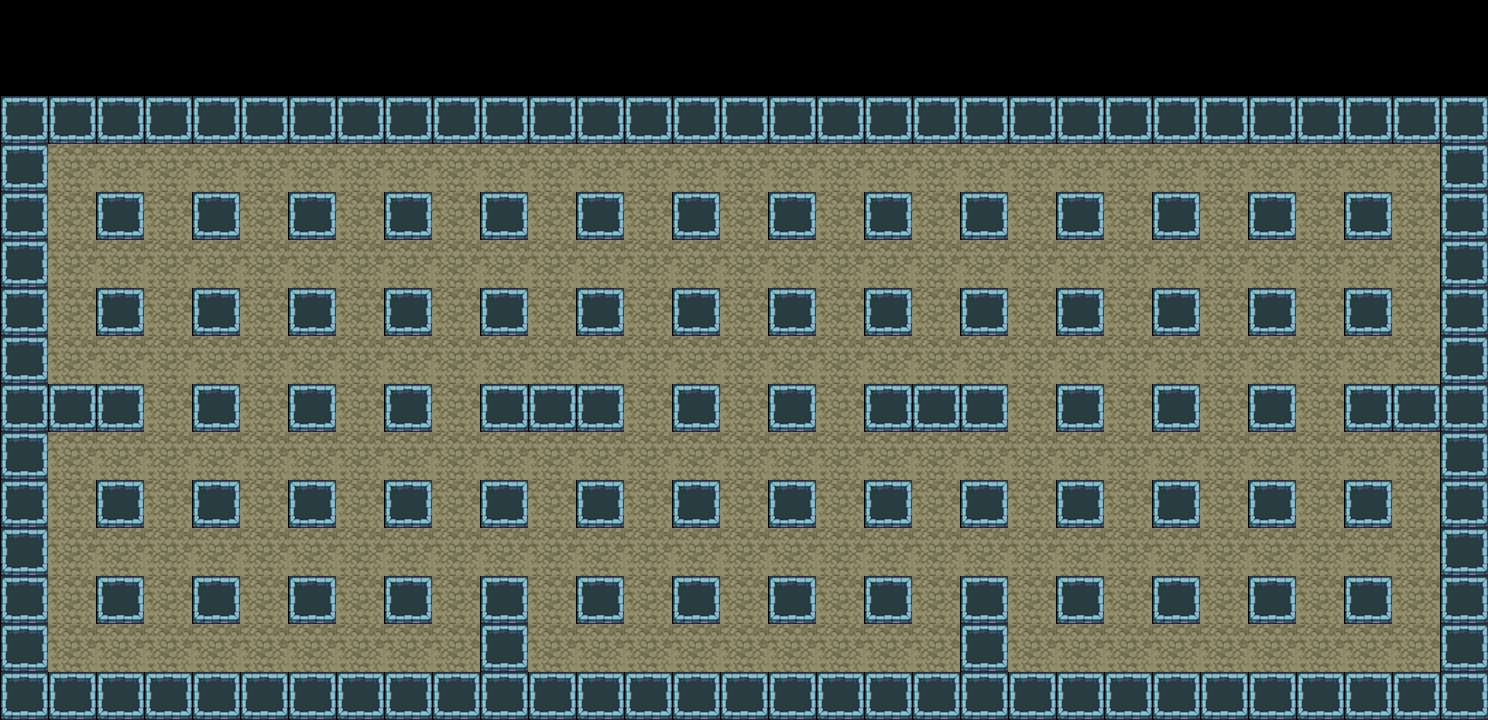

A 2D game scene composited from a Tiled map and its tileset images. What follows is a short description and the map's XML, with each tile layer's data collapsed to a summary:
An orthogonal 31x15 tile map with 48x48 px tiles, 1 tile layer (Tile Layer 1) and 167 objects (78x wall, 63x brick, 5x balloom_e, 4x around_wall, 3x speedItem, ...).

<map version="1.5" tiledversion="1.7.2" orientation="orthogonal" renderorder="right-down" width="31" height="15" tilewidth="48" tileheight="48" infinite="0" nextlayerid="8" nextobjectid="610">
 <tileset firstgid="1" name="classic" tilewidth="48" tileheight="48" tilecount="256" columns="16">
  <image source="classic.png" trans="ff00ff" width="768" height="768" />
 </tileset>
 <layer id="1" name="Tile Layer 1" width="31" height="15" locked="1">
  <data>[465 cells, 403 non-empty, 2 distinct tile ids]</data>
 </layer>
 <objectgroup id="3" name="Items">
  <object id="154" name="Item" type="speedItem" x="246" y="150" width="36" height="36" />
  <object id="156" name="Item" type="speedItem" x="486" y="534" width="36" height="36" />
  <object id="157" name="Item" type="speedItem" x="918" y="438" width="36" height="36" />
  <object id="158" name="Item" type="flameItem" x="1254" y="246" width="36" height="36" />
  <object id="160" name="Item" type="bombsItem" x="726" y="150" width="36" height="36" />
  <object id="161" name="Item" type="bombsItem" x="246" y="486" width="36" height="36" />
  <object id="162" name="Item" type="flamePassItem" x="54" y="630" width="36" height="36" />
  <object id="163" name="Item" type="flamePassItem" x="534" y="342" width="36" height="36" />
  <object id="164" name="Item" type="flamePassItem" x="726" y="582" width="36" height="36" />
  <object id="159" name="Item" type="flameItem" x="1062" y="630" width="36" height="36" />
  <object id="599" name="Item" type="portal" x="246" y="342" width="36" height="36" />
 </objectgroup>
 <objectgroup id="6" name="Bricks">
  <object id="528" name="brick" type="brick" x="48" y="624" width="48" height="48">
   <ellipse />
  </object>
  <object id="530" name="brick" type="brick" x="240" y="480" width="48" height="48">
   <ellipse />
  </object>
  <object id="531" name="brick" type="brick" x="240" y="144" width="48" height="48">
   <ellipse />
  </object>
  <object id="532" name="brick" type="brick" x="528" y="336" width="48" height="48">
   <ellipse />
  </object>
  <object id="533" name="brick" type="brick" x="480" y="528" width="48" height="48">
   <ellipse />
  </object>
  <object id="534" name="brick" type="brick" x="720" y="576" width="48" height="48">
   <ellipse />
  </object>
  <object id="535" name="brick" type="brick" x="912" y="432" width="48" height="48">
   <ellipse />
  </object>
  <object id="536" name="brick" type="brick" x="720" y="144" width="48" height="48">
   <ellipse />
  </object>
  <object id="537" name="brick" type="brick" x="1056" y="624" width="48" height="48">
   <ellipse />
  </object>
  <object id="539" name="brick" type="brick" x="1248" y="240" width="48" height="48">
   <ellipse />
  </object>
  <object id="540" name="brick" type="brick" x="48" y="240" width="48" height="48">
   <ellipse />
  </object>
  <object id="541" name="brick" type="brick" x="144" y="144" width="48" height="48">
   <ellipse />
  </object>
  <object id="542" name="brick" type="brick" x="96" y="240" width="48" height="48">
   <ellipse />
  </object>
  <object id="543" name="brick" type="brick" x="144" y="240" width="48" height="48">
   <ellipse />
  </object>
  <object id="544" name="brick" type="brick" x="48" y="432" width="48" height="48">
   <ellipse />
  </object>
  <object id="545" name="brick" type="brick" x="144" y="528" width="48" height="48">
   <ellipse />
  </object>
  <object id="546" name="brick" type="brick" x="240" y="336" width="48" height="48">
   <ellipse />
  </object>
  <object id="547" name="brick" type="brick" x="336" y="240" width="48" height="48">
   <ellipse />
  </object>
  <object id="548" name="brick" type="brick" x="432" y="432" width="48" height="48">
   <ellipse />
  </object>
  <object id="549" name="brick" type="brick" x="384" y="624" width="48" height="48">
   <ellipse />
  </object>
  <object id="550" name="brick" type="brick" x="432" y="624" width="48" height="48">
   <ellipse />
  </object>
  <object id="551" name="brick" type="brick" x="384" y="528" width="48" height="48">
   <ellipse />
  </object>
  <object id="552" name="brick" type="brick" x="240" y="624" width="48" height="48">
   <ellipse />
  </object>
  <object id="553" name="brick" type="brick" x="624" y="240" width="48" height="48">
   <ellipse />
  </object>
  <object id="554" name="brick" type="brick" x="480" y="336" width="48" height="48">
   <ellipse />
  </object>
  <object id="555" name="brick" type="brick" x="576" y="336" width="48" height="48">
   <ellipse />
  </object>
  <object id="556" name="brick" type="brick" x="528" y="288" width="48" height="48">
   <ellipse />
  </object>
  <object id="558" name="brick" type="brick" x="528" y="480" width="48" height="48">
   <ellipse />
  </object>
  <object id="559" name="brick" type="brick" x="528" y="528" width="48" height="48">
   <ellipse />
  </object>
  <object id="560" name="brick" type="brick" x="720" y="336" width="48" height="48">
   <ellipse />
  </object>
  <object id="561" name="brick" type="brick" x="720" y="288" width="48" height="48">
   <ellipse />
  </object>
  <object id="562" name="brick" type="brick" x="672" y="144" width="48" height="48">
   <ellipse />
  </object>
  <object id="563" name="brick" type="brick" x="768" y="144" width="48" height="48">
   <ellipse />
  </object>
  <object id="564" name="brick" type="brick" x="720" y="480" width="48" height="48">
   <ellipse />
  </object>
  <object id="565" name="brick" type="brick" x="816" y="432" width="48" height="48">
   <ellipse />
  </object>
  <object id="566" name="brick" type="brick" x="960" y="336" width="48" height="48">
   <ellipse />
  </object>
  <object id="567" name="brick" type="brick" x="912" y="240" width="48" height="48">
   <ellipse />
  </object>
  <object id="568" name="brick" type="brick" x="864" y="240" width="48" height="48">
   <ellipse />
  </object>
  <object id="569" name="brick" type="brick" x="816" y="240" width="48" height="48">
   <ellipse />
  </object>
  <object id="570" name="brick" type="brick" x="912" y="144" width="48" height="48">
   <ellipse />
  </object>
  <object id="571" name="brick" type="brick" x="912" y="576" width="48" height="48">
   <ellipse />
  </object>
  <object id="572" name="brick" type="brick" x="1008" y="528" width="48" height="48">
   <ellipse />
  </object>
  <object id="573" name="brick" type="brick" x="1056" y="336" width="48" height="48">
   <ellipse />
  </object>
  <object id="574" name="brick" type="brick" x="1104" y="240" width="48" height="48">
   <ellipse />
  </object>
  <object id="596" name="brick" type="brick" x="1200" y="384" width="48" height="48">
   <ellipse />
  </object>
  <object id="597" name="brick" type="brick" x="1152" y="528" width="48" height="48">
   <ellipse />
  </object>
  <object id="598" name="brick" type="brick" x="1200" y="192" width="48" height="48">
   <ellipse />
  </object>
  <object id="575" name="brick" type="brick" x="1104" y="480" width="48" height="48">
   <ellipse />
  </object>
  <object id="576" name="brick" type="brick" x="1104" y="432" width="48" height="48">
   <ellipse />
  </object>
  <object id="577" name="brick" type="brick" x="1104" y="384" width="48" height="48">
   <ellipse />
  </object>
  <object id="578" name="brick" type="brick" x="1152" y="624" width="48" height="48">
   <ellipse />
  </object>
  <object id="579" name="brick" type="brick" x="1008" y="624" width="48" height="48">
   <ellipse />
  </object>
  <object id="581" name="brick" type="brick" x="1248" y="528" width="48" height="48">
   <ellipse />
  </object>
  </objectgroup>
 <objectgroup id="2" name="Walls">
  <!-- 93 objects omitted --></objectgroup>
 <objectgroup id="7" name="Enemies" locked="1">
  <!-- 14 objects omitted --></objectgroup>
 <objectgroup id="4" name="Around Walls" locked="1">
  <!-- 4 objects omitted --></objectgroup>
</map>
<!-- 103 of 167 objects omitted -->